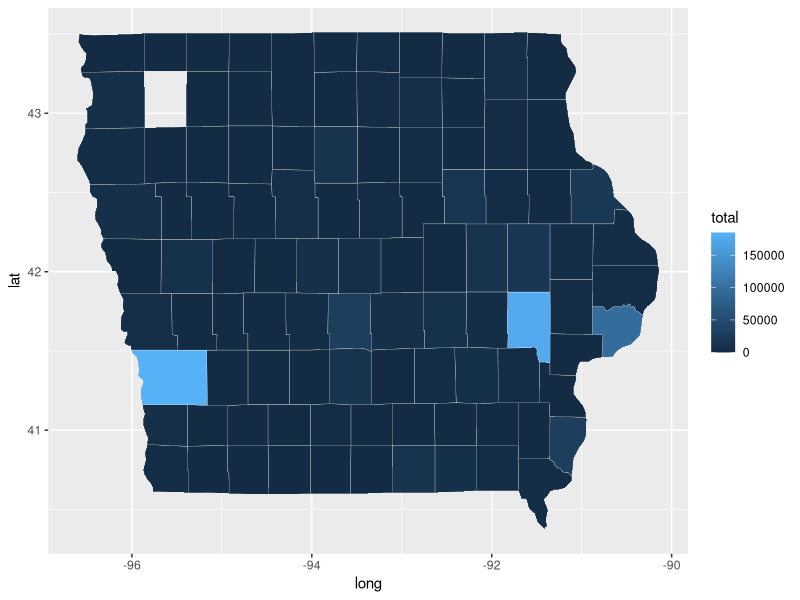

Reproduce this figure in R.
## ---- chunk 1
knitr::opts_chunk$set(echo = TRUE)
## ---- chunk 2

library(readxl)
library(tidyverse)
library(dplyr)

FiveYear <- read_excel('./2021_2025_5YrProg_Highway_Program.xlsx')

str(FiveYear) 
names(FiveYear)

FiveYear <- FiveYear %>% 
  fill(Location, .direction = "down") %>% 
  rename(District = `Iowa DOT District`, Route = `Project Route`, 
         Work = `Type of Work`) %>%
  group_by(County, District, Route, Location) %>%
  fill(Miles, .direction = "down") %>%
  mutate(District = as.numeric(District))
  

## ---- chunk 3
states <- map_data('state')
us_counties <- map_data("county")

twentyone <- FiveYear %>% 
  select(County,'Latitude\r\n(Decimal(', "Longitude\r\n(Decimal)","2021") %>%
  rename(year ="2021")%>%
  mutate(subregion = tolower(County)) %>% 
  group_by(subregion) %>% 
  summarize(total = sum(year,na.rm=TRUE))

 
iowa <- c("iowa")
us_counties <- us_counties %>% filter(region %in% iowa)
twentyone <- inner_join(twentyone, us_counties, by = "subregion")
 twentyone %>% ggplot(data = twentyone,
            mapping = aes(x = long, y = lat,
                          group = group, fill = total))+ geom_polygon(color = "gray90", size = 0.1) 

## ---- chunk 4

## ---- chunk 5

## ---- chunk 6

## ---- chunk 7

## ---- chunk 8
